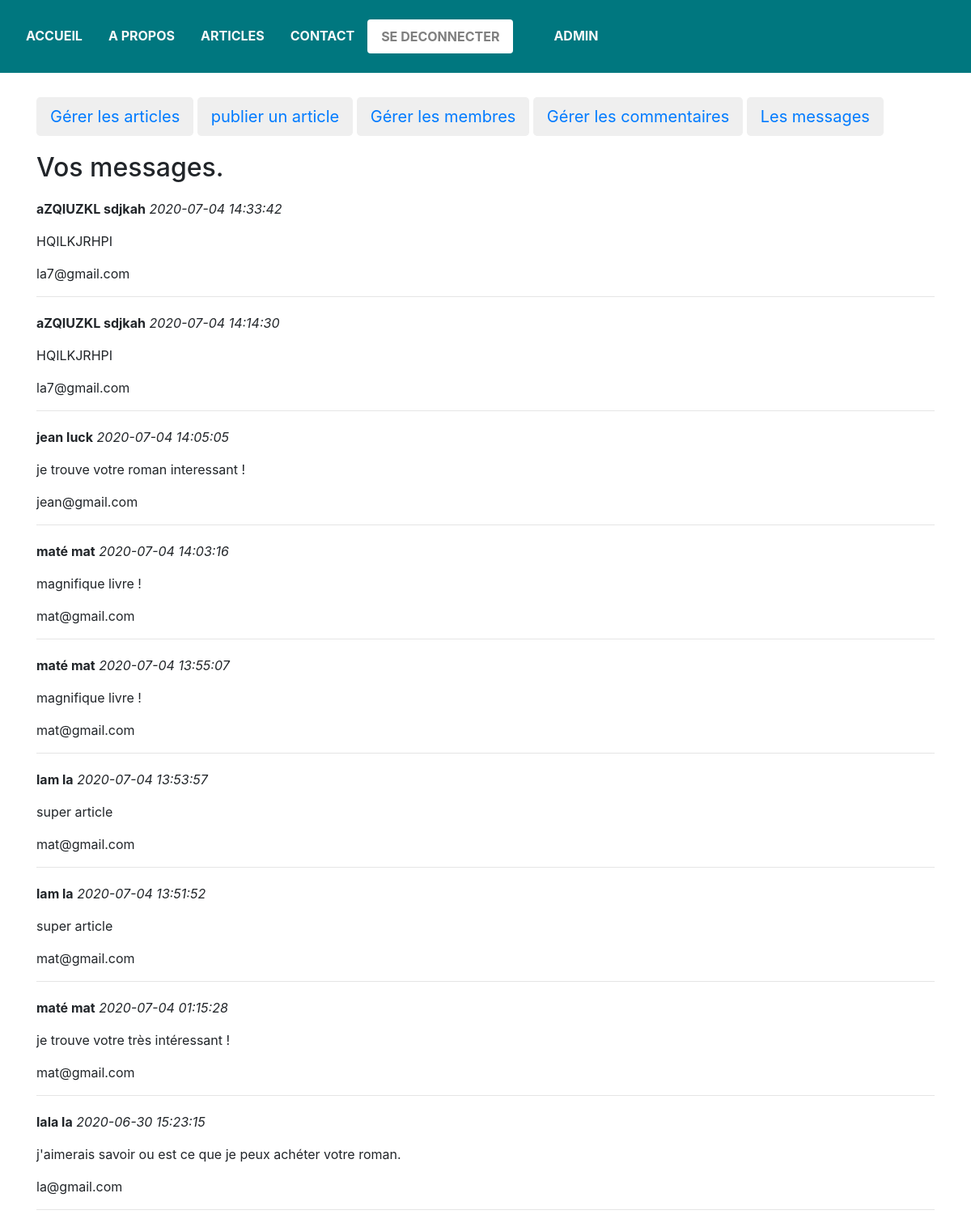
The page /message.php (signed in) on the database its author committed.
### tables this page shows
CREATE TABLE IF NOT EXISTS `contacts` (
  `id` int(11) NOT NULL AUTO_INCREMENT,
  `nom` varchar(255) NOT NULL,
  `prenom` varchar(255) NOT NULL,
  `mail` varchar(255) NOT NULL,
  `messages` varchar(255) NOT NULL,
  `date_messages` datetime NOT NULL,
  PRIMARY KEY (`id`)
);

### message.php (the view, shortened to what this page needs)
<!DOCTYPE html>
<html>
    <head>
        <link rel="stylesheet" href="public/css/formulaire-commentaire.css" />
        <link rel="stylesheet" href="https://maxcdn.bootstrapcdn.com/bootstrap/4.0.0/css/bootstrap.min.css">
    </head>
    <body>
    	<header>
        	<?php include("sections-pages/barre-menu.php"); ?>
        	<div class="container-pluid" >
                <div class="row">
                    <div class="col-xs-12" id="image-header">
                    </div>
                </div>
            </div>
        </header>
        <section>
        <?php include("sections-pages/menuAdmin.php"); ?>
        <?php
        $bdd = new PDO('mysql:host=localhost;dbname=billet_simple_pour_l\'alaska;charset=utf8', 'root', '');
        $selectAllMessages = $bdd->query('SELECT * FROM contacts ORDER BY date_messages DESC');
        ?>
        <div class="container" style="margin-top: 20px;"><h2>Vos messages.</h2></div>
        <?php
        while ($allMessages = $selectAllMessages->fetch())
            {
            ?>
                <div class="container" style="margin-top: 20px;">
            		<p><strong><?php echo $allMessages['prenom'];?> <?php echo $allMessages['nom'];?></strong> <em> <?php echo $allMessages['date_messages'];?></em></p>
                    <p> <?php echo $allMessages['messages'];?></p>
                    <p><?php echo $allMessages['mail'];?></p> <hr>
            	</div>
            <?php
            }
            ?>
        </section>
    </body>
</html>

### public/css/formulaire-commentaire.css (style rules this page uses)
#image-header, img { width: 100%; height: 90px; }

### rows shown on the page
contacts: prenom "aZQIUZKL", nom "sdjkah", date_messages "2020-07-04 14:33:42", messages "HQILKJRHPI", mail "la7@gmail.com"
contacts: prenom "aZQIUZKL", nom "sdjkah", date_messages "2020-07-04 14:14:30", messages "HQILKJRHPI", mail "la7@gmail.com"
contacts: prenom "jean", nom "luck", date_messages "2020-07-04 14:05:05", messages "je trouve votre roman interessant !", mail "jean@gmail.com"
contacts: prenom "maté", nom "mat", date_messages "2020-07-04 14:03:16", messages "magnifique livre !", mail "mat@gmail.com"
contacts: prenom "maté", nom "mat", date_messages "2020-07-04 13:55:07", messages "magnifique livre !", mail "mat@gmail.com"
contacts: prenom "lam", nom "la", date_messages "2020-07-04 13:53:57", messages "super article", mail "mat@gmail.com"
contacts: prenom "lam", nom "la", date_messages "2020-07-04 13:51:52", messages "super article", mail "mat@gmail.com"
contacts: prenom "maté", nom "mat", date_messages "2020-07-04 01:15:28", messages "je trouve votre très intéressant !", mail "mat@gmail.com"
contacts: prenom "lala", nom "la", date_messages "2020-06-30 15:23:15", messages "j'aimerais savoir ou est ce que je peux achéter votre roman.", mail "la@gmail.com"

### other values the page prints
$_SESSION["deconnecter"] "SE DECONNECTER"
$_SESSION['admin'] "ADMIN"
